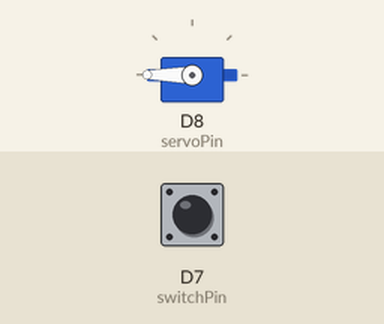
Recording of a sketch running on a simulated ESP8266 (NodeMCU). Shown: servo. The inputs (shaded band) are chosen by the test bench; at power-on: D7 (switchPin) LOW.

Above: at 1.2 s.
1.3 s: D7 (switchPin) pulled HIGH for 0.15 s
At 1.37 s:
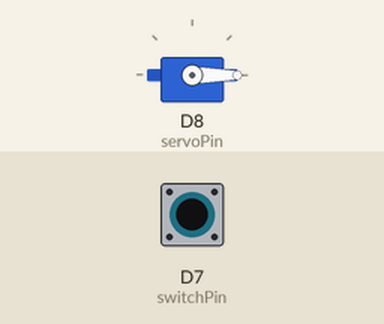
2.9 s: D7 (switchPin) pulled HIGH for 3.2 s
At 7.1 s:
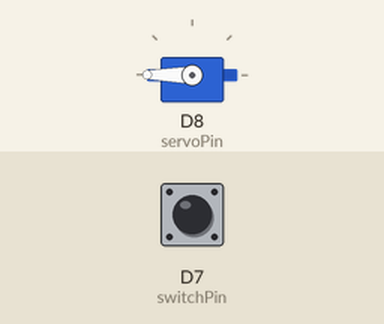
Timing chart, 0 to 8.6 s (numbered marks = the images above; inputs shaded):
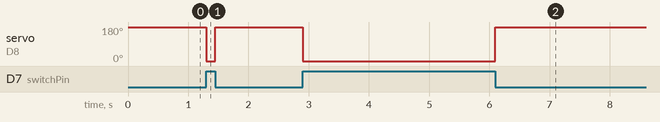

Measured:
- after the input at 1.3 s, servo on D8 (servoPin): 180° → 0° at once, → 180° 0.15 s later
- after the input at 2.9 s, servo on D8 (servoPin): 180° → 0° at once, → 180° 3.2 s later

The sketch:

test.ino
```cpp
#include <Servo.h> // Include the Servo library

// Declare the Servo pin
const int servoPin = D8;
const int switchPin = D7;
// Create a servo object

Servo Servo1;
void setup() {
   // We need to attach the servo to the used pin number
   Servo1.attach(servoPin);
   pinMode(switchPin, INPUT);
   //Serial.begin(9600);
}
void loop(){

   if(digitalRead(switchPin) == HIGH){
    Servo1.write(0);
   }else{
    Servo1.write(180);
   }
   /*Servo1.write(5);
   delay(1000);
   Servo1.write(180);
   delay(1000);*/

   /*Serial.print("Pin1: ");
   Serial.print(digitalRead(switchPin));
   Serial.println();
   delay(1000);*/

}
```
